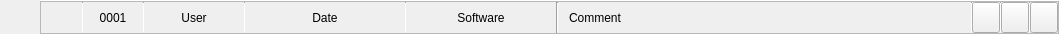
<?xml version="1.0" encoding="UTF-8"?>
<ui version="4.0">
 <class>Form</class>
 <widget class="QWidget" name="Form">
  <property name="geometry">
   <rect>
    <x>0</x>
    <y>0</y>
    <width>1059</width>
    <height>34</height>
   </rect>
  </property>
  <property name="windowTitle">
   <string>Form</string>
  </property>
  <layout class="QVBoxLayout" name="verticalLayout">
   <property name="spacing">
    <number>0</number>
   </property>
   <property name="leftMargin">
    <number>40</number>
   </property>
   <property name="topMargin">
    <number>0</number>
   </property>
   <property name="rightMargin">
    <number>0</number>
   </property>
   <property name="bottomMargin">
    <number>0</number>
   </property>
   <item>
    <widget class="Line" name="line_7">
     <property name="maximumSize">
      <size>
       <width>16777215</width>
       <height>1</height>
      </size>
     </property>
     <property name="orientation">
      <enum>Qt::Horizontal</enum>
     </property>
    </widget>
   </item>
   <item>
    <widget class="QFrame" name="list_export_widget_frame">
     <property name="maximumSize">
      <size>
       <width>16777215</width>
       <height>38</height>
      </size>
     </property>
     <property name="frameShape">
      <enum>QFrame::StyledPanel</enum>
     </property>
     <property name="frameShadow">
      <enum>QFrame::Raised</enum>
     </property>
     <layout class="QHBoxLayout" name="horizontalLayout">
      <property name="spacing">
       <number>0</number>
      </property>
      <property name="leftMargin">
       <number>11</number>
      </property>
      <property name="topMargin">
       <number>0</number>
      </property>
      <property name="rightMargin">
       <number>0</number>
      </property>
      <property name="bottomMargin">
       <number>0</number>
      </property>
      <item>
       <widget class="QLabel" name="export_widget_image_label">
        <property name="minimumSize">
         <size>
          <width>30</width>
          <height>30</height>
         </size>
        </property>
        <property name="maximumSize">
         <size>
          <width>30</width>
          <height>30</height>
         </size>
        </property>
        <property name="text">
         <string/>
        </property>
       </widget>
      </item>
      <item>
       <widget class="Line" name="line_5">
        <property name="maximumSize">
         <size>
          <width>1</width>
          <height>16777215</height>
         </size>
        </property>
        <property name="orientation">
         <enum>Qt::Vertical</enum>
        </property>
       </widget>
      </item>
      <item>
       <widget class="QLabel" name="export_widget_version_label">
        <property name="minimumSize">
         <size>
          <width>60</width>
          <height>0</height>
         </size>
        </property>
        <property name="maximumSize">
         <size>
          <width>60</width>
          <height>16777215</height>
         </size>
        </property>
        <property name="text">
         <string>0001</string>
        </property>
        <property name="alignment">
         <set>Qt::AlignCenter</set>
        </property>
       </widget>
      </item>
      <item>
       <widget class="Line" name="line_4">
        <property name="maximumSize">
         <size>
          <width>1</width>
          <height>16777215</height>
         </size>
        </property>
        <property name="orientation">
         <enum>Qt::Vertical</enum>
        </property>
       </widget>
      </item>
      <item>
       <widget class="QLabel" name="export_widget_user_label">
        <property name="minimumSize">
         <size>
          <width>100</width>
          <height>0</height>
         </size>
        </property>
        <property name="maximumSize">
         <size>
          <width>100</width>
          <height>16777215</height>
         </size>
        </property>
        <property name="text">
         <string>User</string>
        </property>
        <property name="alignment">
         <set>Qt::AlignCenter</set>
        </property>
       </widget>
      </item>
      <item>
       <widget class="Line" name="line_3">
        <property name="maximumSize">
         <size>
          <width>1</width>
          <height>16777215</height>
         </size>
        </property>
        <property name="orientation">
         <enum>Qt::Vertical</enum>
        </property>
       </widget>
      </item>
      <item>
       <widget class="QLabel" name="export_widget_date_label">
        <property name="minimumSize">
         <size>
          <width>160</width>
          <height>0</height>
         </size>
        </property>
        <property name="maximumSize">
         <size>
          <width>160</width>
          <height>16777215</height>
         </size>
        </property>
        <property name="text">
         <string>Date</string>
        </property>
        <property name="alignment">
         <set>Qt::AlignCenter</set>
        </property>
       </widget>
      </item>
      <item>
       <widget class="Line" name="line_2">
        <property name="maximumSize">
         <size>
          <width>1</width>
          <height>16777215</height>
         </size>
        </property>
        <property name="orientation">
         <enum>Qt::Vertical</enum>
        </property>
       </widget>
      </item>
      <item>
       <widget class="QLabel" name="export_widget_software_label">
        <property name="sizePolicy">
         <sizepolicy hsizetype="Expanding" vsizetype="Preferred">
          <horstretch>0</horstretch>
          <verstretch>0</verstretch>
         </sizepolicy>
        </property>
        <property name="maximumSize">
         <size>
          <width>150</width>
          <height>16777215</height>
         </size>
        </property>
        <property name="text">
         <string>Software</string>
        </property>
        <property name="alignment">
         <set>Qt::AlignCenter</set>
        </property>
       </widget>
      </item>
      <item>
       <widget class="Line" name="line">
        <property name="orientation">
         <enum>Qt::Vertical</enum>
        </property>
       </widget>
      </item>
      <item>
       <widget class="QLabel" name="export_widget_comment_label">
        <property name="sizePolicy">
         <sizepolicy hsizetype="Expanding" vsizetype="Preferred">
          <horstretch>0</horstretch>
          <verstretch>0</verstretch>
         </sizepolicy>
        </property>
        <property name="text">
         <string>Comment</string>
        </property>
        <property name="alignment">
         <set>Qt::AlignLeading|Qt::AlignLeft|Qt::AlignVCenter</set>
        </property>
        <property name="wordWrap">
         <bool>true</bool>
        </property>
        <property name="indent">
         <number>10</number>
        </property>
       </widget>
      </item>
      <item>
       <widget class="Line" name="tx_line">
        <property name="maximumSize">
         <size>
          <width>1</width>
          <height>16777215</height>
         </size>
        </property>
        <property name="orientation">
         <enum>Qt::Vertical</enum>
        </property>
       </widget>
      </item>
      <item>
       <widget class="QPushButton" name="export_widget_tx_pushButton">
        <property name="minimumSize">
         <size>
          <width>28</width>
          <height>31</height>
         </size>
        </property>
        <property name="maximumSize">
         <size>
          <width>28</width>
          <height>31</height>
         </size>
        </property>
        <property name="text">
         <string/>
        </property>
        <property name="iconSize">
         <size>
          <width>14</width>
          <height>14</height>
         </size>
        </property>
       </widget>
      </item>
      <item>
       <widget class="Line" name="line_9">
        <property name="maximumSize">
         <size>
          <width>1</width>
          <height>16777215</height>
         </size>
        </property>
        <property name="orientation">
         <enum>Qt::Vertical</enum>
        </property>
       </widget>
      </item>
      <item>
       <widget class="QPushButton" name="export_widget_comment_pushButton">
        <property name="minimumSize">
         <size>
          <width>28</width>
          <height>31</height>
         </size>
        </property>
        <property name="maximumSize">
         <size>
          <width>28</width>
          <height>31</height>
         </size>
        </property>
        <property name="text">
         <string/>
        </property>
        <property name="iconSize">
         <size>
          <width>14</width>
          <height>14</height>
         </size>
        </property>
       </widget>
      </item>
      <item>
       <widget class="Line" name="line_6">
        <property name="maximumSize">
         <size>
          <width>1</width>
          <height>16777215</height>
         </size>
        </property>
        <property name="orientation">
         <enum>Qt::Vertical</enum>
        </property>
       </widget>
      </item>
      <item>
       <widget class="QPushButton" name="export_widget_folder_pushButton">
        <property name="minimumSize">
         <size>
          <width>28</width>
          <height>31</height>
         </size>
        </property>
        <property name="maximumSize">
         <size>
          <width>28</width>
          <height>31</height>
         </size>
        </property>
        <property name="text">
         <string/>
        </property>
        <property name="iconSize">
         <size>
          <width>14</width>
          <height>14</height>
         </size>
        </property>
       </widget>
      </item>
     </layout>
    </widget>
   </item>
  </layout>
 </widget>
 <resources/>
 <connections/>
</ui>
